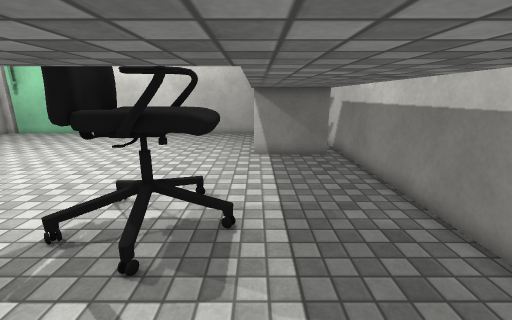
[1] (above)

14 first-person views from a walk through a 3-D level made in the Unity game engine. The camera is 1.5 m above the floor, tilts 14° down and sees 90° across. The floor is counted in squares, 0.5 m on a side. Each view is taken from the middle of a square. On the plan, view 1 faces up. The plan holds only what a view shows up to about 19 squares ahead; the rest is blank. The player is left out. Some animated figures are left out. Surface patterns are stand-ins for the level's own textures.

[2]
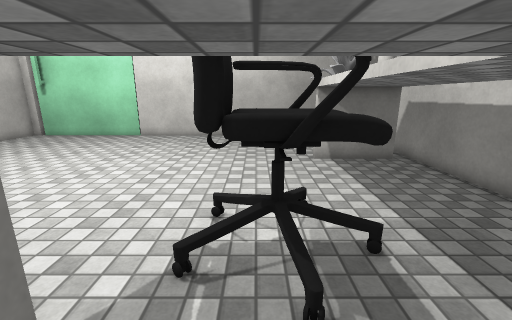

[3]
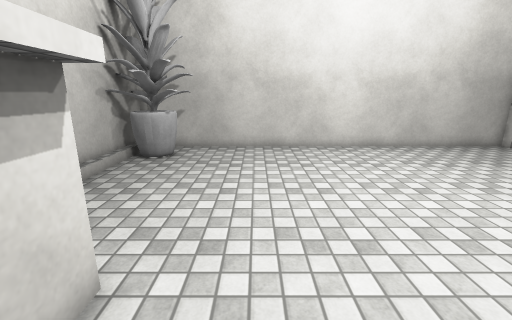

[4]
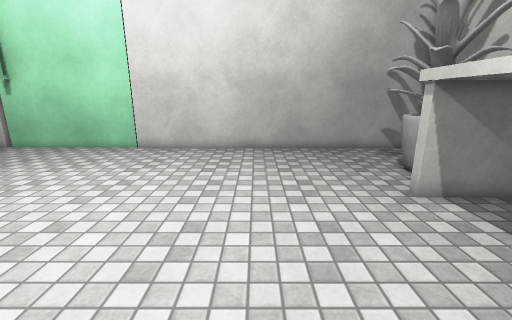

[5]
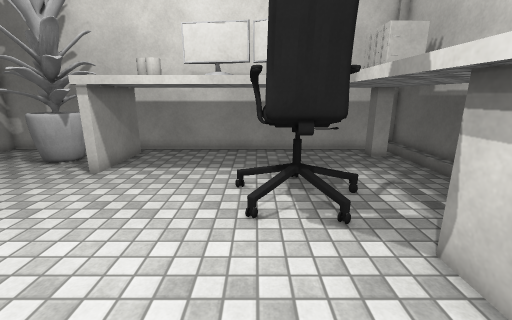

[6]
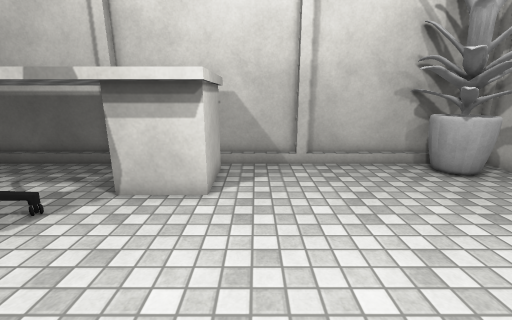

[7]
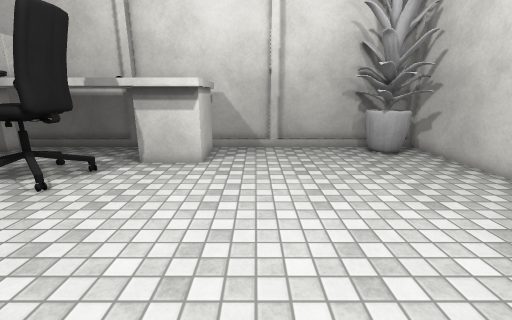

[8]
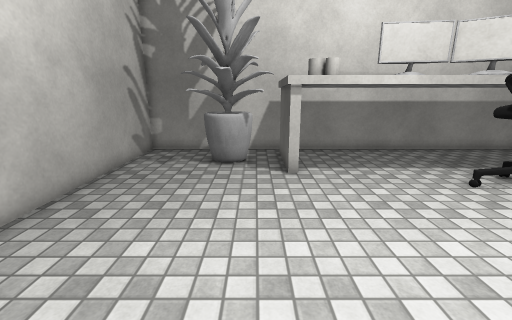

[9]
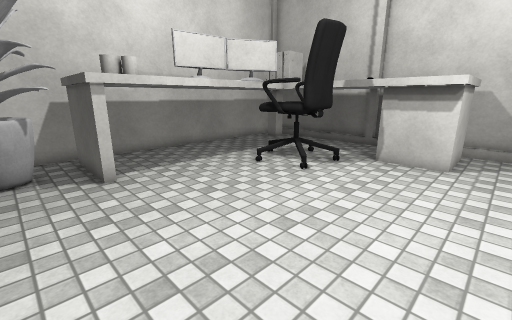

[10]
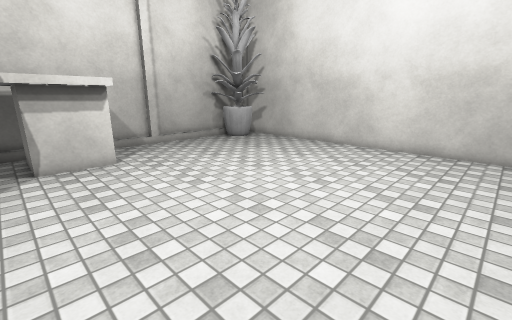

[11]
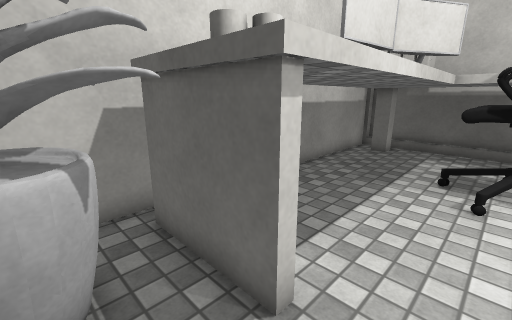

[12]
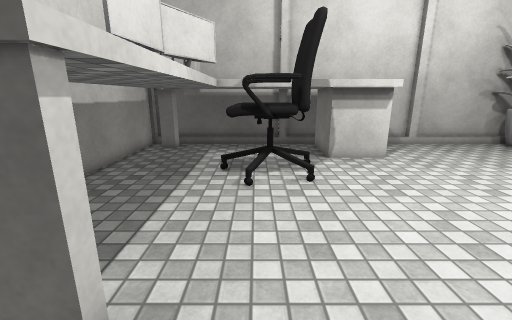

[13]
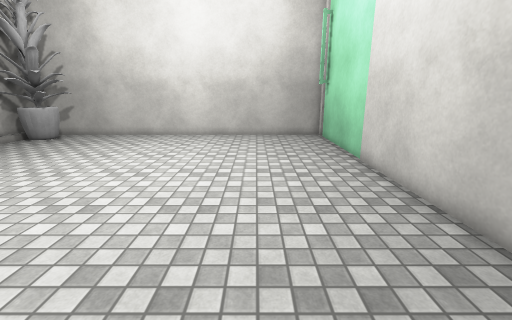

[14]
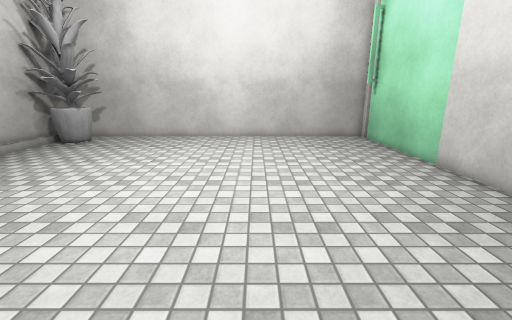

### Floor plan
Points are (right, up) in squares from view 1. A wall is a line through its corners. A room is listed if a view was taken in it or the views show most of it. See-through windows are left out.
Room 1 (views 1, 2, 3, 4, 5, 6, 7, 8, 9, 10, 11, 12, 13, 14)
walls: (-8.5, 0.4) (-8.5, 3.5) (-5.6, 3.5) (-5.6, 0.4); (0.9, 14.8) (1.5, 16.2); (-5.9, -0.3) (-3.4, -0.3); (1.1, 15.7) (1, 16.2); (1.3, 15.5) (0.9, 16) (1.1, 16.8); (-6, -0.8) (-3.9, -0.8); (1.4, 15.8) (1.7, 16.3); (-12.4, -0.3) (-11.8, -0.3) (-11.8, -0.8) (-8.3, -0.8); (2, 15.8) (1.1, 17.3); (2.1, 15.9) (1.4, 16.7); (-3.5, -0.8) (4.4, -0.8); (3.9, 13.3) (-0.1, 13.3) (-0.1, 13.7) (3.7, 13.7); (-17.1, 0.8) (-17.2, 0.3); (-17.9, 1.2) (-17.9, 0.6); (-18.5, 1.9) (-17.8, 1.9) (-17.4, 1.6) (-17, 0.7) (-17.4, 0.1); (-17.9, 1) (-17.7, 0.5); (-17.8, 0.7) (-17.3, -0.1); (-18.7, 1.7) (-18.3, 1.9); (-18.6, 1.5) (-17.3, 0.1); (2.7, 0.3) (2.7, 1.1) (3.6, 1.1); (-18, -0.8) (-12.3, -0.8); (4.7, -0.3) (4.7, 21) (-20.4, 21) (-20.4, 1)
objects: other object (-4, 5) to (-1, 7)

Positions as (right, up) in squares from view 1, and headings:
1: (0, 0), facing up
2: (-3, 1), facing up
3: (-5, 6), facing left
4: (-5, 6), facing up
5: (-10, 7), facing right
6: (-10, 11), facing down
7: (-11, 15), facing down
8: (-10, 15), facing right
9: (-10, 16), facing down-right
10: (-5, 16), facing down-left
11: (-2, 16), facing down-right
12: (-2, 16), facing down
13: (0, 16), facing left
14: (-1, 13), facing left
